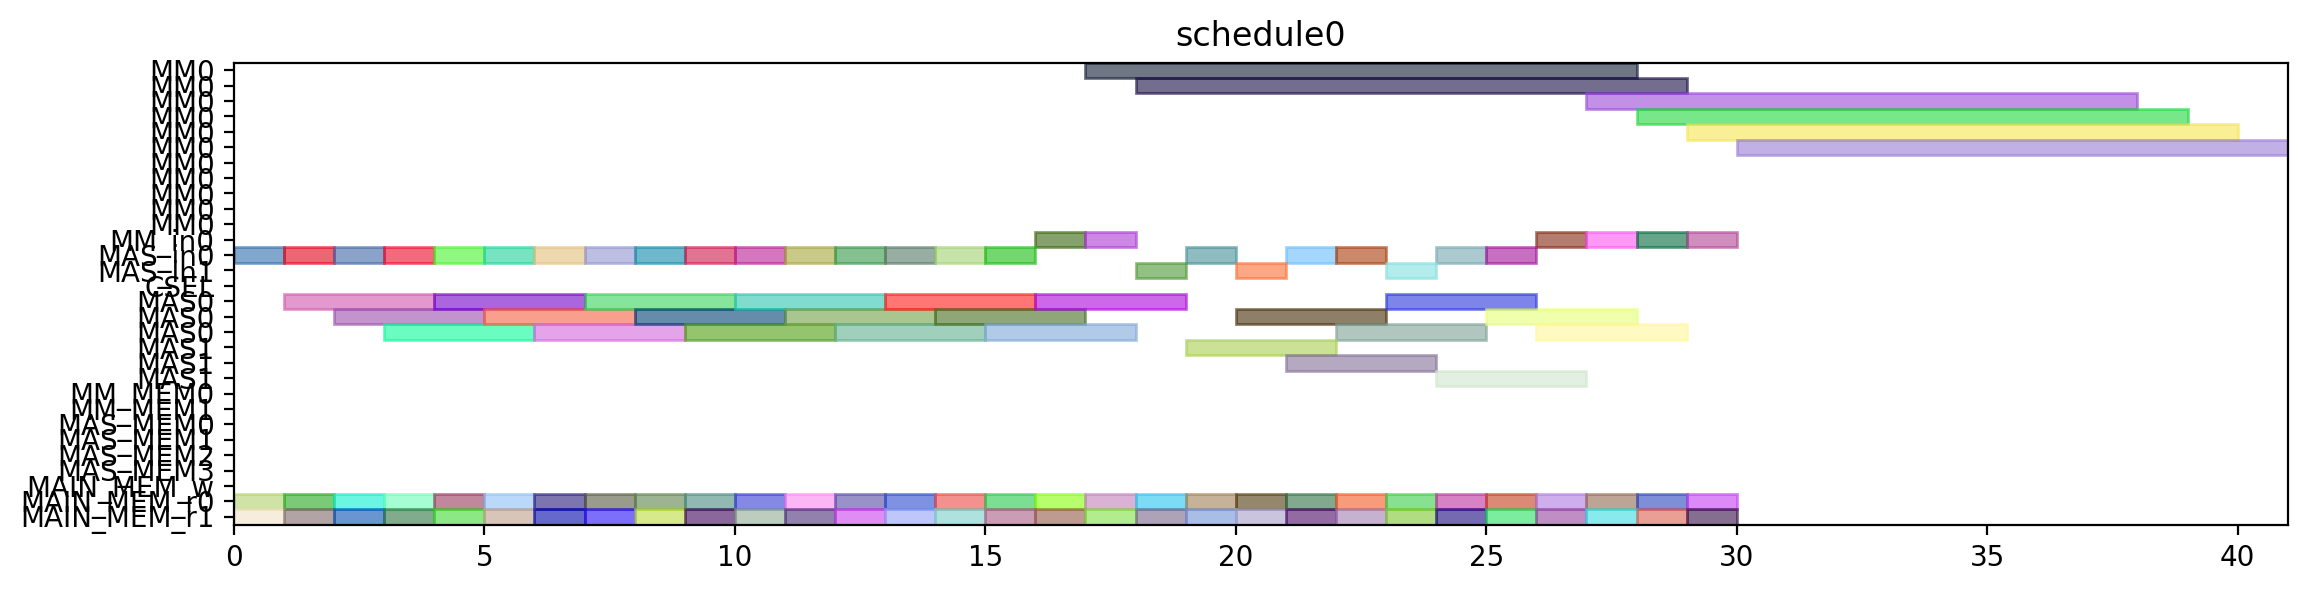

Generate this figure with Python:
from pyschedule import Scenario, solvers, plotters, alt


def solve():
	horizon = 120
	S = Scenario("schedule0", horizon=horizon)

	# resource
	MM = S.Resources('MM', num=1, size=11)
	MM_in = S.Resources('MM_in', num=1)
	MAS_in = S.Resources('MAS_in', num=2)
	CSEL = S.Resource('CSEL')
	MAS = S.Resources('MAS', num=2, size=3, periods=range(1, horizon))
	MM_MEM = S.Resources('MM_MEM', num=2)
	MAS_MEM = S.Resources('MAS_MEM', num=4)
	MAIN_MEM_w = S.Resource('MAIN_MEM_w', size=1)
	MAIN_MEM_r = S.Resources('MAIN_MEM_r', num=2)

	# result of previous scheduling

	# new tasks
	c_t0_a1_0 = S.Task('c_t0_a1_0', length=3, delay_cost=1)
	c_t0_a1_0 += alt(MAS)
	c_t0_a1_0_in = S.Task('c_t0_a1_0_in', length=1, delay_cost=1)
	c_t0_a1_0_in += alt(MAS_in)
	S += c_t0_a1_0_in*MAS_in[0]<=c_t0_a1_0*MAS[0]

	S += c_t0_a1_0_in*MAS_in[1]<=c_t0_a1_0*MAS[1]

	c_t0_a1_0_mem0 = S.Task('c_t0_a1_0_mem0', length=1, delay_cost=1)
	c_t0_a1_0_mem0 += MAIN_MEM_r[0]
	S += c_t0_a1_0_mem0 <= c_t0_a1_0

	c_t0_a1_0_mem1 = S.Task('c_t0_a1_0_mem1', length=1, delay_cost=1)
	c_t0_a1_0_mem1 += MAIN_MEM_r[1]
	S += c_t0_a1_0_mem1 <= c_t0_a1_0

	c_t0_a1_1 = S.Task('c_t0_a1_1', length=3, delay_cost=1)
	c_t0_a1_1 += alt(MAS)
	c_t0_a1_1_in = S.Task('c_t0_a1_1_in', length=1, delay_cost=1)
	c_t0_a1_1_in += alt(MAS_in)
	S += c_t0_a1_1_in*MAS_in[0]<=c_t0_a1_1*MAS[0]

	S += c_t0_a1_1_in*MAS_in[1]<=c_t0_a1_1*MAS[1]

	c_t0_a1_1_mem0 = S.Task('c_t0_a1_1_mem0', length=1, delay_cost=1)
	c_t0_a1_1_mem0 += MAIN_MEM_r[0]
	S += c_t0_a1_1_mem0 <= c_t0_a1_1

	c_t0_a1_1_mem1 = S.Task('c_t0_a1_1_mem1', length=1, delay_cost=1)
	c_t0_a1_1_mem1 += MAIN_MEM_r[1]
	S += c_t0_a1_1_mem1 <= c_t0_a1_1

	c_t0_t10 = S.Task('c_t0_t10', length=3, delay_cost=1)
	c_t0_t10 += alt(MAS)
	c_t0_t10_in = S.Task('c_t0_t10_in', length=1, delay_cost=1)
	c_t0_t10_in += alt(MAS_in)
	S += c_t0_t10_in*MAS_in[0]<=c_t0_t10*MAS[0]

	S += c_t0_t10_in*MAS_in[1]<=c_t0_t10*MAS[1]

	c_t0_t10_mem0 = S.Task('c_t0_t10_mem0', length=1, delay_cost=1)
	c_t0_t10_mem0 += MAIN_MEM_r[0]
	S += c_t0_t10_mem0 <= c_t0_t10

	c_t0_t10_mem1 = S.Task('c_t0_t10_mem1', length=1, delay_cost=1)
	c_t0_t10_mem1 += MAIN_MEM_r[1]
	S += c_t0_t10_mem1 <= c_t0_t10

	c_t0_t11 = S.Task('c_t0_t11', length=3, delay_cost=1)
	c_t0_t11 += alt(MAS)
	c_t0_t11_in = S.Task('c_t0_t11_in', length=1, delay_cost=1)
	c_t0_t11_in += alt(MAS_in)
	S += c_t0_t11_in*MAS_in[0]<=c_t0_t11*MAS[0]

	S += c_t0_t11_in*MAS_in[1]<=c_t0_t11*MAS[1]

	c_t0_t11_mem0 = S.Task('c_t0_t11_mem0', length=1, delay_cost=1)
	c_t0_t11_mem0 += MAIN_MEM_r[0]
	S += c_t0_t11_mem0 <= c_t0_t11

	c_t0_t11_mem1 = S.Task('c_t0_t11_mem1', length=1, delay_cost=1)
	c_t0_t11_mem1 += MAIN_MEM_r[1]
	S += c_t0_t11_mem1 <= c_t0_t11

	c_t0_t3_t0 = S.Task('c_t0_t3_t0', length=11, delay_cost=1)
	c_t0_t3_t0 += alt(MM)
	c_t0_t3_t0_in = S.Task('c_t0_t3_t0_in', length=1, delay_cost=1)
	c_t0_t3_t0_in += alt(MM_in)
	S += c_t0_t3_t0_in*MM_in[0]<=c_t0_t3_t0*MM[0]
	c_t0_t3_t0_mem0 = S.Task('c_t0_t3_t0_mem0', length=1, delay_cost=1)
	c_t0_t3_t0_mem0 += MAIN_MEM_r[0]
	S += c_t0_t3_t0_mem0 <= c_t0_t3_t0

	c_t0_t3_t0_mem1 = S.Task('c_t0_t3_t0_mem1', length=1, delay_cost=1)
	c_t0_t3_t0_mem1 += MAIN_MEM_r[1]
	S += c_t0_t3_t0_mem1 <= c_t0_t3_t0

	c_t0_t3_t1 = S.Task('c_t0_t3_t1', length=11, delay_cost=1)
	c_t0_t3_t1 += alt(MM)
	c_t0_t3_t1_in = S.Task('c_t0_t3_t1_in', length=1, delay_cost=1)
	c_t0_t3_t1_in += alt(MM_in)
	S += c_t0_t3_t1_in*MM_in[0]<=c_t0_t3_t1*MM[0]
	c_t0_t3_t1_mem0 = S.Task('c_t0_t3_t1_mem0', length=1, delay_cost=1)
	c_t0_t3_t1_mem0 += MAIN_MEM_r[0]
	S += c_t0_t3_t1_mem0 <= c_t0_t3_t1

	c_t0_t3_t1_mem1 = S.Task('c_t0_t3_t1_mem1', length=1, delay_cost=1)
	c_t0_t3_t1_mem1 += MAIN_MEM_r[1]
	S += c_t0_t3_t1_mem1 <= c_t0_t3_t1

	c_t0_t3_t2 = S.Task('c_t0_t3_t2', length=3, delay_cost=1)
	c_t0_t3_t2 += alt(MAS)
	c_t0_t3_t2_in = S.Task('c_t0_t3_t2_in', length=1, delay_cost=1)
	c_t0_t3_t2_in += alt(MAS_in)
	S += c_t0_t3_t2_in*MAS_in[0]<=c_t0_t3_t2*MAS[0]

	S += c_t0_t3_t2_in*MAS_in[1]<=c_t0_t3_t2*MAS[1]

	c_t0_t3_t2_mem0 = S.Task('c_t0_t3_t2_mem0', length=1, delay_cost=1)
	c_t0_t3_t2_mem0 += MAIN_MEM_r[0]
	S += c_t0_t3_t2_mem0 <= c_t0_t3_t2

	c_t0_t3_t2_mem1 = S.Task('c_t0_t3_t2_mem1', length=1, delay_cost=1)
	c_t0_t3_t2_mem1 += MAIN_MEM_r[1]
	S += c_t0_t3_t2_mem1 <= c_t0_t3_t2

	c_t0_t3_t3 = S.Task('c_t0_t3_t3', length=3, delay_cost=1)
	c_t0_t3_t3 += alt(MAS)
	c_t0_t3_t3_in = S.Task('c_t0_t3_t3_in', length=1, delay_cost=1)
	c_t0_t3_t3_in += alt(MAS_in)
	S += c_t0_t3_t3_in*MAS_in[0]<=c_t0_t3_t3*MAS[0]

	S += c_t0_t3_t3_in*MAS_in[1]<=c_t0_t3_t3*MAS[1]

	c_t0_t3_t3_mem0 = S.Task('c_t0_t3_t3_mem0', length=1, delay_cost=1)
	c_t0_t3_t3_mem0 += MAIN_MEM_r[0]
	S += c_t0_t3_t3_mem0 <= c_t0_t3_t3

	c_t0_t3_t3_mem1 = S.Task('c_t0_t3_t3_mem1', length=1, delay_cost=1)
	c_t0_t3_t3_mem1 += MAIN_MEM_r[1]
	S += c_t0_t3_t3_mem1 <= c_t0_t3_t3

	c_t1_a1_0 = S.Task('c_t1_a1_0', length=3, delay_cost=1)
	c_t1_a1_0 += alt(MAS)
	c_t1_a1_0_in = S.Task('c_t1_a1_0_in', length=1, delay_cost=1)
	c_t1_a1_0_in += alt(MAS_in)
	S += c_t1_a1_0_in*MAS_in[0]<=c_t1_a1_0*MAS[0]

	S += c_t1_a1_0_in*MAS_in[1]<=c_t1_a1_0*MAS[1]

	c_t1_a1_0_mem0 = S.Task('c_t1_a1_0_mem0', length=1, delay_cost=1)
	c_t1_a1_0_mem0 += MAIN_MEM_r[0]
	S += c_t1_a1_0_mem0 <= c_t1_a1_0

	c_t1_a1_0_mem1 = S.Task('c_t1_a1_0_mem1', length=1, delay_cost=1)
	c_t1_a1_0_mem1 += MAIN_MEM_r[1]
	S += c_t1_a1_0_mem1 <= c_t1_a1_0

	c_t1_a1_1 = S.Task('c_t1_a1_1', length=3, delay_cost=1)
	c_t1_a1_1 += alt(MAS)
	c_t1_a1_1_in = S.Task('c_t1_a1_1_in', length=1, delay_cost=1)
	c_t1_a1_1_in += alt(MAS_in)
	S += c_t1_a1_1_in*MAS_in[0]<=c_t1_a1_1*MAS[0]

	S += c_t1_a1_1_in*MAS_in[1]<=c_t1_a1_1*MAS[1]

	c_t1_a1_1_mem0 = S.Task('c_t1_a1_1_mem0', length=1, delay_cost=1)
	c_t1_a1_1_mem0 += MAIN_MEM_r[0]
	S += c_t1_a1_1_mem0 <= c_t1_a1_1

	c_t1_a1_1_mem1 = S.Task('c_t1_a1_1_mem1', length=1, delay_cost=1)
	c_t1_a1_1_mem1 += MAIN_MEM_r[1]
	S += c_t1_a1_1_mem1 <= c_t1_a1_1

	c_t1_t10 = S.Task('c_t1_t10', length=3, delay_cost=1)
	c_t1_t10 += alt(MAS)
	c_t1_t10_in = S.Task('c_t1_t10_in', length=1, delay_cost=1)
	c_t1_t10_in += alt(MAS_in)
	S += c_t1_t10_in*MAS_in[0]<=c_t1_t10*MAS[0]

	S += c_t1_t10_in*MAS_in[1]<=c_t1_t10*MAS[1]

	c_t1_t10_mem0 = S.Task('c_t1_t10_mem0', length=1, delay_cost=1)
	c_t1_t10_mem0 += MAIN_MEM_r[0]
	S += c_t1_t10_mem0 <= c_t1_t10

	c_t1_t10_mem1 = S.Task('c_t1_t10_mem1', length=1, delay_cost=1)
	c_t1_t10_mem1 += MAIN_MEM_r[1]
	S += c_t1_t10_mem1 <= c_t1_t10

	c_t1_t11 = S.Task('c_t1_t11', length=3, delay_cost=1)
	c_t1_t11 += alt(MAS)
	c_t1_t11_in = S.Task('c_t1_t11_in', length=1, delay_cost=1)
	c_t1_t11_in += alt(MAS_in)
	S += c_t1_t11_in*MAS_in[0]<=c_t1_t11*MAS[0]

	S += c_t1_t11_in*MAS_in[1]<=c_t1_t11*MAS[1]

	c_t1_t11_mem0 = S.Task('c_t1_t11_mem0', length=1, delay_cost=1)
	c_t1_t11_mem0 += MAIN_MEM_r[0]
	S += c_t1_t11_mem0 <= c_t1_t11

	c_t1_t11_mem1 = S.Task('c_t1_t11_mem1', length=1, delay_cost=1)
	c_t1_t11_mem1 += MAIN_MEM_r[1]
	S += c_t1_t11_mem1 <= c_t1_t11

	c_t1_t3_t0 = S.Task('c_t1_t3_t0', length=11, delay_cost=1)
	c_t1_t3_t0 += alt(MM)
	c_t1_t3_t0_in = S.Task('c_t1_t3_t0_in', length=1, delay_cost=1)
	c_t1_t3_t0_in += alt(MM_in)
	S += c_t1_t3_t0_in*MM_in[0]<=c_t1_t3_t0*MM[0]
	c_t1_t3_t0_mem0 = S.Task('c_t1_t3_t0_mem0', length=1, delay_cost=1)
	c_t1_t3_t0_mem0 += MAIN_MEM_r[0]
	S += c_t1_t3_t0_mem0 <= c_t1_t3_t0

	c_t1_t3_t0_mem1 = S.Task('c_t1_t3_t0_mem1', length=1, delay_cost=1)
	c_t1_t3_t0_mem1 += MAIN_MEM_r[1]
	S += c_t1_t3_t0_mem1 <= c_t1_t3_t0

	c_t1_t3_t1 = S.Task('c_t1_t3_t1', length=11, delay_cost=1)
	c_t1_t3_t1 += alt(MM)
	c_t1_t3_t1_in = S.Task('c_t1_t3_t1_in', length=1, delay_cost=1)
	c_t1_t3_t1_in += alt(MM_in)
	S += c_t1_t3_t1_in*MM_in[0]<=c_t1_t3_t1*MM[0]
	c_t1_t3_t1_mem0 = S.Task('c_t1_t3_t1_mem0', length=1, delay_cost=1)
	c_t1_t3_t1_mem0 += MAIN_MEM_r[0]
	S += c_t1_t3_t1_mem0 <= c_t1_t3_t1

	c_t1_t3_t1_mem1 = S.Task('c_t1_t3_t1_mem1', length=1, delay_cost=1)
	c_t1_t3_t1_mem1 += MAIN_MEM_r[1]
	S += c_t1_t3_t1_mem1 <= c_t1_t3_t1

	c_t1_t3_t2 = S.Task('c_t1_t3_t2', length=3, delay_cost=1)
	c_t1_t3_t2 += alt(MAS)
	c_t1_t3_t2_in = S.Task('c_t1_t3_t2_in', length=1, delay_cost=1)
	c_t1_t3_t2_in += alt(MAS_in)
	S += c_t1_t3_t2_in*MAS_in[0]<=c_t1_t3_t2*MAS[0]

	S += c_t1_t3_t2_in*MAS_in[1]<=c_t1_t3_t2*MAS[1]

	c_t1_t3_t2_mem0 = S.Task('c_t1_t3_t2_mem0', length=1, delay_cost=1)
	c_t1_t3_t2_mem0 += MAIN_MEM_r[0]
	S += c_t1_t3_t2_mem0 <= c_t1_t3_t2

	c_t1_t3_t2_mem1 = S.Task('c_t1_t3_t2_mem1', length=1, delay_cost=1)
	c_t1_t3_t2_mem1 += MAIN_MEM_r[1]
	S += c_t1_t3_t2_mem1 <= c_t1_t3_t2

	c_t1_t3_t3 = S.Task('c_t1_t3_t3', length=3, delay_cost=1)
	c_t1_t3_t3 += alt(MAS)
	c_t1_t3_t3_in = S.Task('c_t1_t3_t3_in', length=1, delay_cost=1)
	c_t1_t3_t3_in += alt(MAS_in)
	S += c_t1_t3_t3_in*MAS_in[0]<=c_t1_t3_t3*MAS[0]

	S += c_t1_t3_t3_in*MAS_in[1]<=c_t1_t3_t3*MAS[1]

	c_t1_t3_t3_mem0 = S.Task('c_t1_t3_t3_mem0', length=1, delay_cost=1)
	c_t1_t3_t3_mem0 += MAIN_MEM_r[0]
	S += c_t1_t3_t3_mem0 <= c_t1_t3_t3

	c_t1_t3_t3_mem1 = S.Task('c_t1_t3_t3_mem1', length=1, delay_cost=1)
	c_t1_t3_t3_mem1 += MAIN_MEM_r[1]
	S += c_t1_t3_t3_mem1 <= c_t1_t3_t3

	c_t2_a1_0 = S.Task('c_t2_a1_0', length=3, delay_cost=1)
	c_t2_a1_0 += alt(MAS)
	c_t2_a1_0_in = S.Task('c_t2_a1_0_in', length=1, delay_cost=1)
	c_t2_a1_0_in += alt(MAS_in)
	S += c_t2_a1_0_in*MAS_in[0]<=c_t2_a1_0*MAS[0]

	S += c_t2_a1_0_in*MAS_in[1]<=c_t2_a1_0*MAS[1]

	c_t2_a1_0_mem0 = S.Task('c_t2_a1_0_mem0', length=1, delay_cost=1)
	c_t2_a1_0_mem0 += MAIN_MEM_r[0]
	S += c_t2_a1_0_mem0 <= c_t2_a1_0

	c_t2_a1_0_mem1 = S.Task('c_t2_a1_0_mem1', length=1, delay_cost=1)
	c_t2_a1_0_mem1 += MAIN_MEM_r[1]
	S += c_t2_a1_0_mem1 <= c_t2_a1_0

	c_t2_a1_1 = S.Task('c_t2_a1_1', length=3, delay_cost=1)
	c_t2_a1_1 += alt(MAS)
	c_t2_a1_1_in = S.Task('c_t2_a1_1_in', length=1, delay_cost=1)
	c_t2_a1_1_in += alt(MAS_in)
	S += c_t2_a1_1_in*MAS_in[0]<=c_t2_a1_1*MAS[0]

	S += c_t2_a1_1_in*MAS_in[1]<=c_t2_a1_1*MAS[1]

	c_t2_a1_1_mem0 = S.Task('c_t2_a1_1_mem0', length=1, delay_cost=1)
	c_t2_a1_1_mem0 += MAIN_MEM_r[0]
	S += c_t2_a1_1_mem0 <= c_t2_a1_1

	c_t2_a1_1_mem1 = S.Task('c_t2_a1_1_mem1', length=1, delay_cost=1)
	c_t2_a1_1_mem1 += MAIN_MEM_r[1]
	S += c_t2_a1_1_mem1 <= c_t2_a1_1

	c_t2_t10 = S.Task('c_t2_t10', length=3, delay_cost=1)
	c_t2_t10 += alt(MAS)
	c_t2_t10_in = S.Task('c_t2_t10_in', length=1, delay_cost=1)
	c_t2_t10_in += alt(MAS_in)
	S += c_t2_t10_in*MAS_in[0]<=c_t2_t10*MAS[0]

	S += c_t2_t10_in*MAS_in[1]<=c_t2_t10*MAS[1]

	c_t2_t10_mem0 = S.Task('c_t2_t10_mem0', length=1, delay_cost=1)
	c_t2_t10_mem0 += MAIN_MEM_r[0]
	S += c_t2_t10_mem0 <= c_t2_t10

	c_t2_t10_mem1 = S.Task('c_t2_t10_mem1', length=1, delay_cost=1)
	c_t2_t10_mem1 += MAIN_MEM_r[1]
	S += c_t2_t10_mem1 <= c_t2_t10

	c_t2_t11 = S.Task('c_t2_t11', length=3, delay_cost=1)
	c_t2_t11 += alt(MAS)
	c_t2_t11_in = S.Task('c_t2_t11_in', length=1, delay_cost=1)
	c_t2_t11_in += alt(MAS_in)
	S += c_t2_t11_in*MAS_in[0]<=c_t2_t11*MAS[0]

	S += c_t2_t11_in*MAS_in[1]<=c_t2_t11*MAS[1]

	c_t2_t11_mem0 = S.Task('c_t2_t11_mem0', length=1, delay_cost=1)
	c_t2_t11_mem0 += MAIN_MEM_r[0]
	S += c_t2_t11_mem0 <= c_t2_t11

	c_t2_t11_mem1 = S.Task('c_t2_t11_mem1', length=1, delay_cost=1)
	c_t2_t11_mem1 += MAIN_MEM_r[1]
	S += c_t2_t11_mem1 <= c_t2_t11

	c_t2_t3_t0 = S.Task('c_t2_t3_t0', length=11, delay_cost=1)
	c_t2_t3_t0 += alt(MM)
	c_t2_t3_t0_in = S.Task('c_t2_t3_t0_in', length=1, delay_cost=1)
	c_t2_t3_t0_in += alt(MM_in)
	S += c_t2_t3_t0_in*MM_in[0]<=c_t2_t3_t0*MM[0]
	c_t2_t3_t0_mem0 = S.Task('c_t2_t3_t0_mem0', length=1, delay_cost=1)
	c_t2_t3_t0_mem0 += MAIN_MEM_r[0]
	S += c_t2_t3_t0_mem0 <= c_t2_t3_t0

	c_t2_t3_t0_mem1 = S.Task('c_t2_t3_t0_mem1', length=1, delay_cost=1)
	c_t2_t3_t0_mem1 += MAIN_MEM_r[1]
	S += c_t2_t3_t0_mem1 <= c_t2_t3_t0

	c_t2_t3_t1 = S.Task('c_t2_t3_t1', length=11, delay_cost=1)
	c_t2_t3_t1 += alt(MM)
	c_t2_t3_t1_in = S.Task('c_t2_t3_t1_in', length=1, delay_cost=1)
	c_t2_t3_t1_in += alt(MM_in)
	S += c_t2_t3_t1_in*MM_in[0]<=c_t2_t3_t1*MM[0]
	c_t2_t3_t1_mem0 = S.Task('c_t2_t3_t1_mem0', length=1, delay_cost=1)
	c_t2_t3_t1_mem0 += MAIN_MEM_r[0]
	S += c_t2_t3_t1_mem0 <= c_t2_t3_t1

	c_t2_t3_t1_mem1 = S.Task('c_t2_t3_t1_mem1', length=1, delay_cost=1)
	c_t2_t3_t1_mem1 += MAIN_MEM_r[1]
	S += c_t2_t3_t1_mem1 <= c_t2_t3_t1

	c_t2_t3_t2 = S.Task('c_t2_t3_t2', length=3, delay_cost=1)
	c_t2_t3_t2 += alt(MAS)
	c_t2_t3_t2_in = S.Task('c_t2_t3_t2_in', length=1, delay_cost=1)
	c_t2_t3_t2_in += alt(MAS_in)
	S += c_t2_t3_t2_in*MAS_in[0]<=c_t2_t3_t2*MAS[0]

	S += c_t2_t3_t2_in*MAS_in[1]<=c_t2_t3_t2*MAS[1]

	c_t2_t3_t2_mem0 = S.Task('c_t2_t3_t2_mem0', length=1, delay_cost=1)
	c_t2_t3_t2_mem0 += MAIN_MEM_r[0]
	S += c_t2_t3_t2_mem0 <= c_t2_t3_t2

	c_t2_t3_t2_mem1 = S.Task('c_t2_t3_t2_mem1', length=1, delay_cost=1)
	c_t2_t3_t2_mem1 += MAIN_MEM_r[1]
	S += c_t2_t3_t2_mem1 <= c_t2_t3_t2

	c_t2_t3_t3 = S.Task('c_t2_t3_t3', length=3, delay_cost=1)
	c_t2_t3_t3 += alt(MAS)
	c_t2_t3_t3_in = S.Task('c_t2_t3_t3_in', length=1, delay_cost=1)
	c_t2_t3_t3_in += alt(MAS_in)
	S += c_t2_t3_t3_in*MAS_in[0]<=c_t2_t3_t3*MAS[0]

	S += c_t2_t3_t3_in*MAS_in[1]<=c_t2_t3_t3*MAS[1]

	c_t2_t3_t3_mem0 = S.Task('c_t2_t3_t3_mem0', length=1, delay_cost=1)
	c_t2_t3_t3_mem0 += MAIN_MEM_r[0]
	S += c_t2_t3_t3_mem0 <= c_t2_t3_t3

	c_t2_t3_t3_mem1 = S.Task('c_t2_t3_t3_mem1', length=1, delay_cost=1)
	c_t2_t3_t3_mem1 += MAIN_MEM_r[1]
	S += c_t2_t3_t3_mem1 <= c_t2_t3_t3

	c_t3000 = S.Task('c_t3000', length=3, delay_cost=1)
	c_t3000 += alt(MAS)
	c_t3000_in = S.Task('c_t3000_in', length=1, delay_cost=1)
	c_t3000_in += alt(MAS_in)
	S += c_t3000_in*MAS_in[0]<=c_t3000*MAS[0]

	S += c_t3000_in*MAS_in[1]<=c_t3000*MAS[1]

	c_t3000_mem0 = S.Task('c_t3000_mem0', length=1, delay_cost=1)
	c_t3000_mem0 += MAIN_MEM_r[0]
	S += c_t3000_mem0 <= c_t3000

	c_t3000_mem1 = S.Task('c_t3000_mem1', length=1, delay_cost=1)
	c_t3000_mem1 += MAIN_MEM_r[1]
	S += c_t3000_mem1 <= c_t3000

	c_t3001 = S.Task('c_t3001', length=3, delay_cost=1)
	c_t3001 += alt(MAS)
	c_t3001_in = S.Task('c_t3001_in', length=1, delay_cost=1)
	c_t3001_in += alt(MAS_in)
	S += c_t3001_in*MAS_in[0]<=c_t3001*MAS[0]

	S += c_t3001_in*MAS_in[1]<=c_t3001*MAS[1]

	c_t3001_mem0 = S.Task('c_t3001_mem0', length=1, delay_cost=1)
	c_t3001_mem0 += MAIN_MEM_r[0]
	S += c_t3001_mem0 <= c_t3001

	c_t3001_mem1 = S.Task('c_t3001_mem1', length=1, delay_cost=1)
	c_t3001_mem1 += MAIN_MEM_r[1]
	S += c_t3001_mem1 <= c_t3001

	c_t3010 = S.Task('c_t3010', length=3, delay_cost=1)
	c_t3010 += alt(MAS)
	c_t3010_in = S.Task('c_t3010_in', length=1, delay_cost=1)
	c_t3010_in += alt(MAS_in)
	S += c_t3010_in*MAS_in[0]<=c_t3010*MAS[0]

	S += c_t3010_in*MAS_in[1]<=c_t3010*MAS[1]

	c_t3010_mem0 = S.Task('c_t3010_mem0', length=1, delay_cost=1)
	c_t3010_mem0 += MAIN_MEM_r[0]
	S += c_t3010_mem0 <= c_t3010

	c_t3010_mem1 = S.Task('c_t3010_mem1', length=1, delay_cost=1)
	c_t3010_mem1 += MAIN_MEM_r[1]
	S += c_t3010_mem1 <= c_t3010

	c_t3011 = S.Task('c_t3011', length=3, delay_cost=1)
	c_t3011 += alt(MAS)
	c_t3011_in = S.Task('c_t3011_in', length=1, delay_cost=1)
	c_t3011_in += alt(MAS_in)
	S += c_t3011_in*MAS_in[0]<=c_t3011*MAS[0]

	S += c_t3011_in*MAS_in[1]<=c_t3011*MAS[1]

	c_t3011_mem0 = S.Task('c_t3011_mem0', length=1, delay_cost=1)
	c_t3011_mem0 += MAIN_MEM_r[0]
	S += c_t3011_mem0 <= c_t3011

	c_t3011_mem1 = S.Task('c_t3011_mem1', length=1, delay_cost=1)
	c_t3011_mem1 += MAIN_MEM_r[1]
	S += c_t3011_mem1 <= c_t3011

	c_t4000 = S.Task('c_t4000', length=3, delay_cost=1)
	c_t4000 += alt(MAS)
	c_t4000_in = S.Task('c_t4000_in', length=1, delay_cost=1)
	c_t4000_in += alt(MAS_in)
	S += c_t4000_in*MAS_in[0]<=c_t4000*MAS[0]

	S += c_t4000_in*MAS_in[1]<=c_t4000*MAS[1]

	c_t4000_mem0 = S.Task('c_t4000_mem0', length=1, delay_cost=1)
	c_t4000_mem0 += MAIN_MEM_r[0]
	S += c_t4000_mem0 <= c_t4000

	c_t4000_mem1 = S.Task('c_t4000_mem1', length=1, delay_cost=1)
	c_t4000_mem1 += MAIN_MEM_r[1]
	S += c_t4000_mem1 <= c_t4000

	c_t4001 = S.Task('c_t4001', length=3, delay_cost=1)
	c_t4001 += alt(MAS)
	c_t4001_in = S.Task('c_t4001_in', length=1, delay_cost=1)
	c_t4001_in += alt(MAS_in)
	S += c_t4001_in*MAS_in[0]<=c_t4001*MAS[0]

	S += c_t4001_in*MAS_in[1]<=c_t4001*MAS[1]

	c_t4001_mem0 = S.Task('c_t4001_mem0', length=1, delay_cost=1)
	c_t4001_mem0 += MAIN_MEM_r[0]
	S += c_t4001_mem0 <= c_t4001

	c_t4001_mem1 = S.Task('c_t4001_mem1', length=1, delay_cost=1)
	c_t4001_mem1 += MAIN_MEM_r[1]
	S += c_t4001_mem1 <= c_t4001

	solvers.mip.solve(S,msg=1,kind='CPLEX',ratio_gap=1.01)

	solution = [['hoge']*len(S.solution()[1]) for i in range(len(S.solution()))]
	for i in range(len(S.solution())):
		for j in range(len(S.solution()[i])):
			solution[i][j]=str(S.solution()[i][j])
	print(solution)

	cycles = int(solution[-1][3])

	pic_file_name = "/mnt/rose/usr1/fukuda/ABE/multiRAM_multiMAS_16mux/scheduling_result/stage11MM1_stage3MAS2/SQR/schedule0.png"
	if(S.solution() != []):
		plotters.matplotlib.plot(S,img_filename=pic_file_name, show_task_labels=False, fig_size=(cycles*0.25+3, 3))

	return solution
